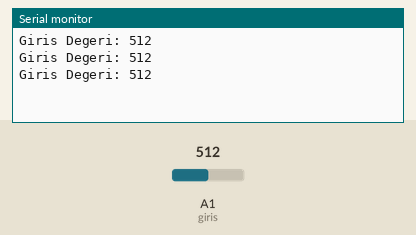
Simulated run of this sketch. Board: Arduino Uno, built with avr-gcc and run on an emulated ATmega328P. Shown: the last lines printed to the serial monitor. The inputs (shaded band) are chosen by the test bench; at power-on: A1 (giris) = 512.

Above: at 1.2 s.
1.3 s: A1 (giris) set to 716
At 1.86 s:
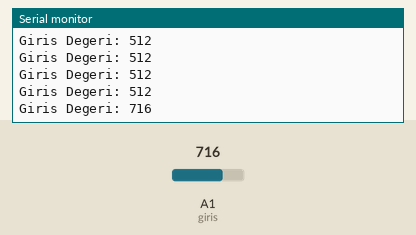
2.8 s: A1 (giris) set to 900
At 3.06 s:
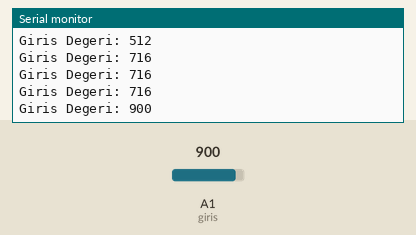
Timing chart, 0 to 5.8 s (numbered marks = the images above; inputs shaded):
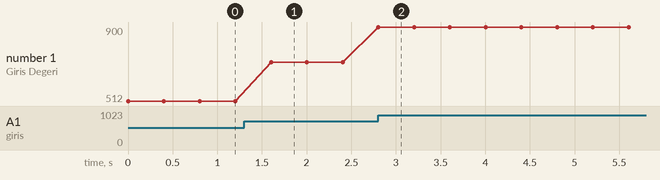

Measured:
- after the input at 1.3 s, the serial monitor: prints a new line after 0.30 s (image 1)
- after the input at 2.8 s, the serial monitor: prints a new line at once (image 2)
- plotted number 1: 512 → 716 after the input at 1.3 s, 716 → 900 after the input at 2.8 s

The sketch:

Bolum_2_Uyg_12.ino
```cpp
 int giris= A1;
       int girdeg = 0;
       void setup() {
         Serial.begin(9600);
       pinMode(giris, INPUT);
       }
       void loop() {
         girdeg = analogRead(giris);
       Serial.print("Giris Degeri: ");
       Serial.println(girdeg);
       delay(400);}
```
